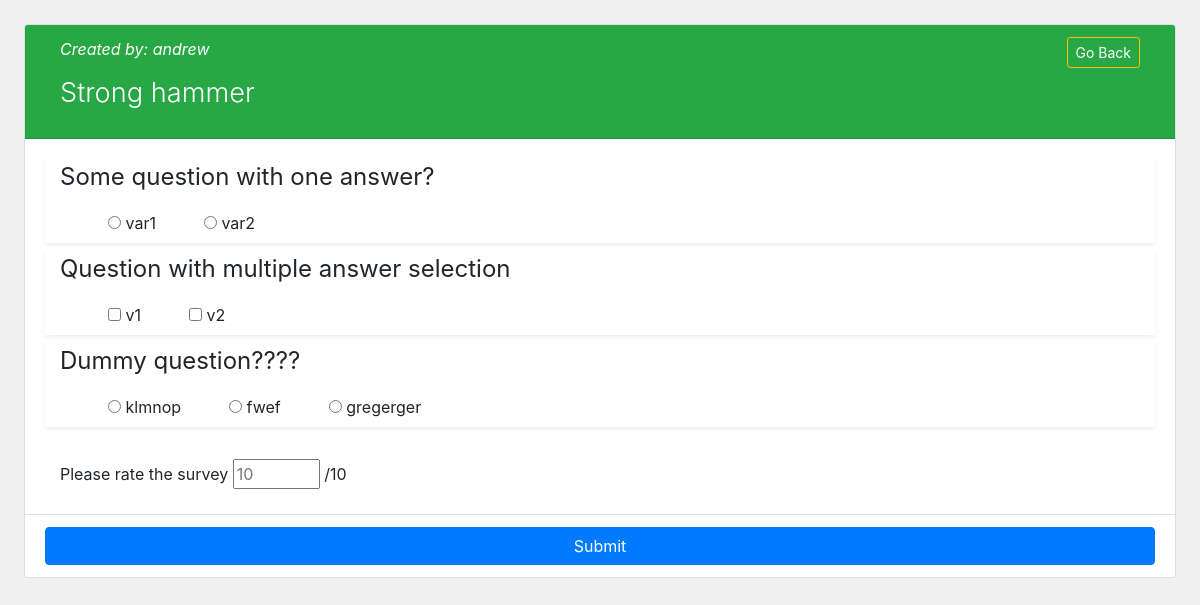
Screenshot of /survey/3 with the database file from the repository.
### surveys/models.py (models this page shows, shortened)
class Survey(models.Model):
    created_by = models.ForeignKey(User, on_delete=models.CASCADE, null=True)
    topic = models.CharField(max_length=50)
    description = models.CharField(max_length=200)
    def __str__(self):
        return self.topic + " #" + str(self.id)

class Question(models.Model):
    text = models.CharField(max_length=200, verbose_name="Question Text")
    one_answer_selection = models.BooleanField()
    survey = models.ForeignKey(Survey, on_delete=models.CASCADE)

class Answer(models.Model):
    text = models.CharField(max_length=200, verbose_name="Answer Text")
    question = models.ForeignKey(Question, on_delete=models.CASCADE)

### surveys/views.py (the view)
# urls.py: path('survey/<str:pk>', views.survey, name="survey"),
def survey(request, pk):
    logger.debug("Entered 'survey' view")
    current_survey = Survey.objects.get(id=pk)
    context = {
        'survey': current_survey,
    }
    if request.method == "POST":
        logger.info(f"POST REQUEST {request.POST}")
        for key in request.POST:
            if 'answer' in str(key):
                value = request.POST[key]
                indices = value.split('-')
                question = Question.objects.get(pk=int(indices[0]))
                answer = Answer.objects.get(pk=int(indices[1]))
                logger.info(f'Question : {question.text} #{indices[0]} '
                            f'with Answer : {answer.text} #{indices[1]}')
                result = Results(survey=current_survey, question=question,
                                 answer=answer)
                result.save()
                logger.debug("Saving the results")
        rating_score = request.POST['rating_value']
        rating = Rating(score=rating_score, survey=current_survey)
        logger.info(f"Rating {rating}")
        rating.save()
        logger.debug("Saving the rating")
        logger.debug("Redirecting from 'survey' view (POST)")
        return redirect('/')
    else:
        logger.info(f"Context: {current_survey}")
        logger.debug("Returning from 'survey' view")
        return render(request, 'surveys/survey.html', context)

### surveys/templates/surveys/survey.html (shortened to what this page needs)
<!doctype html>
{% load static %}
<html lang="en">
<head>
    <link rel="stylesheet"
          href="https://cdn.jsdelivr.net/npm/bootstrap@4.5.3/dist/css/bootstrap.min.css"
>
    <link rel="stylesheet" href="{% static  'surveys/css/style.css' %}"/>
</head>
<body id="bg-custom">
<div class="card m-4">
    <div class="card-header bg-success text-white">
        <div class="container-fluid">
            <div class="row">
                <div class="col-9">
                    <p class="float-left font-italic">
                        Created by: {{ survey.created_by }}
                    </p>
                </div>
                <div class="col-3">
                    <a class="btn btn-sm btn-outline-warning text-white
                    float-right" href="{% url 'surveys:home' %}">
                        Go Back
                    </a>
                </div>
            </div>
            <div class="row">
                <div class="col-9">
                    <p class="display-4 float-left">
                        {{ survey.description }}
                    </p>
                </div>
                <div class="col-3"></div>
            </div>
        </div>
    </div>
    <form method="POST">
        <div class="card-body bg-white">
            <div class="container-fluid">
                {% for q in survey.question_set.all %}
                    {% if q.one_answer_selection %}
                        <div class="row mb-2 shadow-sm">
                            <div class="col-12">
                                <p class="cst-question">
                                    {{ q.text }}
                                </p>
                                {% for ans in q.answer_set.all %}
                                    <div class="float-left ml-xl-5 ml-lg-4 ml-3">
                                        <input type="radio"
                                               name="answer_{{ q.id }}"
                                               id="id_{{ ans.id }}"
                                               value="{{ q.id }}-{{ ans.id }}">
                                        <label class="cst-label"
                                               for="id_{{ ans.id }}">
                                            {{ ans.text }}
                                        </label>
                                    </div>
                                {% endfor %}
                            </div>
                        </div>
                    {% else %}
                        <div class="row mb-2 shadow-sm">
                            <div class="col-12">
                                <p class="cst-question">
                                    {{ q.text }}
                                </p>
                                {% for ans in q.answer_set.all %}
                                    <div class="float-left ml-xl-5 ml-lg-4 ml-3">
                                        <input type="checkbox"
                                               id="id_{{ ans.id }}"
                                               name="answer_{{ ans.id }}"
                                               value="{{ q.id }}-{{ ans.id }}">
                                        <label class="cst-label"
                                               for="id_{{ ans.id }}">
                                            {{ ans.text }}
                                        </label>
                                    </div>
                                {% endfor %}
                            </div>
                        </div>
                    {% endif %}
                {% endfor %}
                <br>
                <label for="rating_id">Please rate the survey</label>
                <input type="number" min="1" max="10" id="rating_id"
                       name="rating_value" placeholder="10" required>
                <label for="rating_id">/10</label>
            </div>
        </div>
        <div class="card-footer bg-white">
            <input type="submit" class="btn btn-primary btn-block">
        </div>
    </form>
</div>
</body>
</html>

### surveys/static/surveys/css/style.css (style rules this page uses)
#bg-custom { background-color: #f0f0f0; overflow-x: hidden; }
p.display-4 { font-size: 1.5em; }
.cst-label { font-size: 1em !important; }
.cst-question { font-size: 1.5em; }
@media (min-width: 576px) { p.display-4 { font-size: 1.1em; } }
@media (min-width: 768px) { p.display-4 { font-size: 1.3em; } }
@media (min-width: 992px) { p.display-4 { font-size: 1.5em; } }
@media (min-width: 1200px) { p.display-4 { font-size: 1.7em; } }

### rows the page displays
Survey: created_by "andrew", description "Strong hammer"
Question: text "Some question with one answer?"
Answer: text "var1"
Answer: text "var2"
Question: text "Question with multiple answer selection"
Answer: text "v1"
Answer: text "v2"
Question: text "Dummy question????"
Answer: text "klmnop"
Answer: text "fwef"
Answer: text "gregerger"
